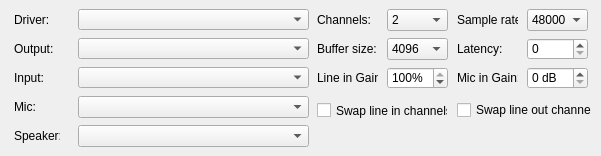
       <widget class="QWidget" name="tab">
        <attribute name="title">
         <string>Sound Card</string>
        </attribute>
        <widget class="QComboBox" name="cbPaSpeaker">
         <property name="geometry">
          <rect>
           <x>78</x>
           <y>125</y>
           <width>231</width>
           <height>22</height>
          </rect>
         </property>
        </widget>
        <widget class="QLabel" name="label_3">
         <property name="geometry">
          <rect>
           <x>14</x>
           <y>67</y>
           <width>61</width>
           <height>21</height>
          </rect>
         </property>
         <property name="text">
          <string>Input:</string>
         </property>
        </widget>
        <widget class="QLabel" name="label_11">
         <property name="geometry">
          <rect>
           <x>457</x>
           <y>38</y>
           <width>61</width>
           <height>21</height>
          </rect>
         </property>
         <property name="text">
          <string>Latency:</string>
         </property>
        </widget>
        <widget class="QComboBox" name="cbPaIn">
         <property name="geometry">
          <rect>
           <x>78</x>
           <y>67</y>
           <width>231</width>
           <height>21</height>
          </rect>
         </property>
        </widget>
        <widget class="QComboBox" name="cbPaBufferSize">
         <property name="geometry">
          <rect>
           <x>387</x>
           <y>38</y>
           <width>61</width>
           <height>22</height>
          </rect>
         </property>
         <property name="currentIndex">
          <number>4</number>
         </property>
         <item>
          <property name="text">
           <string>256</string>
          </property>
         </item>
         <item>
          <property name="text">
           <string>512</string>
          </property>
         </item>
         <item>
          <property name="text">
           <string>1024</string>
          </property>
         </item>
         <item>
          <property name="text">
           <string>2048</string>
          </property>
         </item>
         <item>
          <property name="text">
           <string>4096</string>
          </property>
         </item>
        </widget>
        <widget class="QLabel" name="label_59">
         <property name="geometry">
          <rect>
           <x>317</x>
           <y>67</y>
           <width>61</width>
           <height>21</height>
          </rect>
         </property>
         <property name="text">
          <string>Line in Gain:</string>
         </property>
        </widget>
        <widget class="QLabel" name="label_65">
         <property name="geometry">
          <rect>
           <x>457</x>
           <y>67</y>
           <width>61</width>
           <height>21</height>
          </rect>
         </property>
         <property name="text">
          <string>Mic in Gain:</string>
         </property>
        </widget>
        <widget class="QSpinBox" name="sbMicInGain">
         <property name="geometry">
          <rect>
           <x>527</x>
           <y>67</y>
           <width>61</width>
           <height>22</height>
          </rect>
         </property>
         <property name="suffix">
          <string> dB</string>
         </property>
         <property name="minimum">
          <number>0</number>
         </property>
         <property name="maximum">
          <number>100</number>
         </property>
         <property name="value">
          <number>0</number>
         </property>
        </widget>
        <widget class="QSpinBox" name="sbLineInGain">
         <property name="geometry">
          <rect>
           <x>387</x>
           <y>67</y>
           <width>61</width>
           <height>22</height>
          </rect>
         </property>
         <property name="suffix">
          <string>%</string>
         </property>
         <property name="minimum">
          <number>0</number>
         </property>
         <property name="maximum">
          <number>100</number>
         </property>
         <property name="value">
          <number>100</number>
         </property>
        </widget>
        <widget class="QLabel" name="label_48">
         <property name="geometry">
          <rect>
           <x>14</x>
           <y>125</y>
           <width>46</width>
           <height>21</height>
          </rect>
         </property>
         <property name="text">
          <string>Speaker:</string>
         </property>
        </widget>
        <widget class="QComboBox" name="cbPaOut">
         <property name="geometry">
          <rect>
           <x>78</x>
           <y>38</y>
           <width>231</width>
           <height>21</height>
          </rect>
         </property>
        </widget>
        <widget class="QLabel" name="label_13">
         <property name="geometry">
          <rect>
           <x>317</x>
           <y>38</y>
           <width>61</width>
           <height>21</height>
          </rect>
         </property>
         <property name="text">
          <string>Buffer size:</string>
         </property>
        </widget>
        <widget class="QComboBox" name="cbPaDriver">
         <property name="geometry">
          <rect>
           <x>78</x>
           <y>9</y>
           <width>231</width>
           <height>21</height>
          </rect>
         </property>
        </widget>
        <widget class="QComboBox" name="cbPaMic">
         <property name="geometry">
          <rect>
           <x>78</x>
           <y>96</y>
           <width>231</width>
           <height>22</height>
          </rect>
         </property>
        </widget>
        <widget class="QLabel" name="label">
         <property name="geometry">
          <rect>
           <x>14</x>
           <y>9</y>
           <width>61</width>
           <height>21</height>
          </rect>
         </property>
         <property name="text">
          <string>Driver:</string>
         </property>
        </widget>
        <widget class="QCheckBox" name="chbSwapLineIn">
         <property name="geometry">
          <rect>
           <x>317</x>
           <y>100</y>
           <width>131</width>
           <height>21</height>
          </rect>
         </property>
         <property name="text">
          <string>Swap line in channels</string>
         </property>
        </widget>
        <widget class="QLabel" name="label_2">
         <property name="geometry">
          <rect>
           <x>14</x>
           <y>38</y>
           <width>61</width>
           <height>21</height>
          </rect>
         </property>
         <property name="text">
          <string>Output:</string>
         </property>
        </widget>
        <widget class="QCheckBox" name="chbSwapLineOut">
         <property name="geometry">
          <rect>
           <x>457</x>
           <y>100</y>
           <width>135</width>
           <height>20</height>
          </rect>
         </property>
         <property name="text">
          <string>Swap line out channels</string>
         </property>
        </widget>
        <widget class="QComboBox" name="cbPaSampleRate">
         <property name="geometry">
          <rect>
           <x>527</x>
           <y>9</y>
           <width>61</width>
           <height>22</height>
          </rect>
         </property>
         <item>
          <property name="text">
           <string>48000</string>
          </property>
         </item>
         <item>
          <property name="text">
           <string>96000</string>
          </property>
         </item>
         <item>
          <property name="text">
           <string>192000</string>
          </property>
         </item>
        </widget>
        <widget class="QLabel" name="label_4">
         <property name="geometry">
          <rect>
           <x>457</x>
           <y>9</y>
           <width>61</width>
           <height>22</height>
          </rect>
         </property>
         <property name="text">
          <string>Sample rate:</string>
         </property>
        </widget>
        <widget class="QLabel" name="label_12">
         <property name="geometry">
          <rect>
           <x>317</x>
           <y>9</y>
           <width>61</width>
           <height>22</height>
          </rect>
         </property>
         <property name="text">
          <string>Channels:</string>
         </property>
        </widget>
        <widget class="QLabel" name="label_38">
         <property name="geometry">
          <rect>
           <x>14</x>
           <y>96</y>
           <width>46</width>
           <height>21</height>
          </rect>
         </property>
         <property name="text">
          <string>Mic:</string>
         </property>
        </widget>
        <widget class="QComboBox" name="cbPaChannels">
         <property name="geometry">
          <rect>
           <x>387</x>
           <y>9</y>
           <width>61</width>
           <height>22</height>
          </rect>
         </property>
         <property name="currentIndex">
          <number>0</number>
         </property>
         <item>
          <property name="text">
           <string>2</string>
          </property>
         </item>
         <item>
          <property name="text">
           <string>4</string>
          </property>
         </item>
         <item>
          <property name="text">
           <string>2x2</string>
          </property>
         </item>
        </widget>
        <widget class="QSpinBox" name="sbPaLattency">
         <property name="geometry">
          <rect>
           <x>527</x>
           <y>38</y>
           <width>61</width>
           <height>22</height>
          </rect>
         </property>
        </widget>
       </widget>
